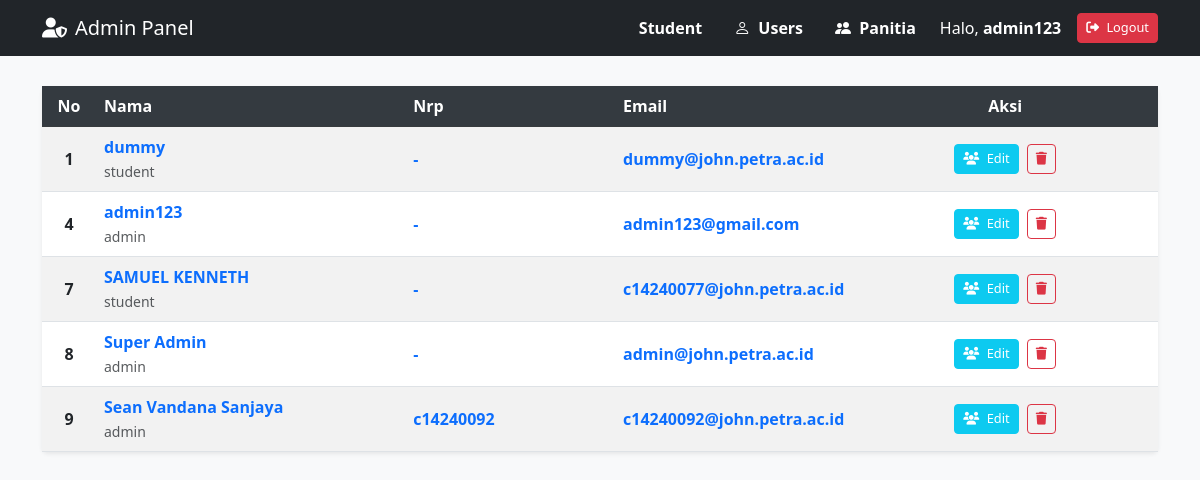
The page /ADMIN/user_view.php (signed in) on the database as committed earlier.
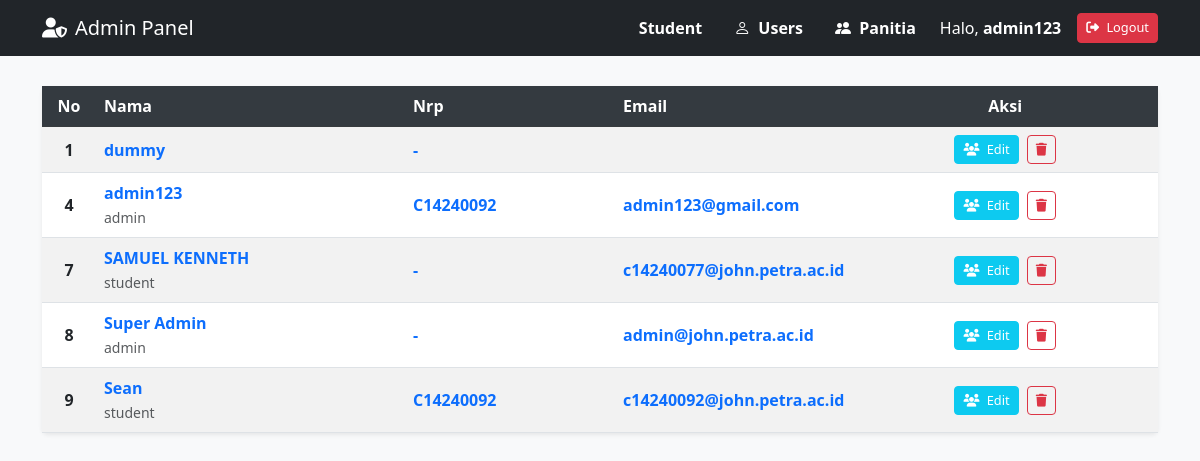
The same page on the database as committed later.
### tables this page shows
CREATE TABLE `users` (
  `id` int(100) NOT NULL,
  `name` varchar(100) NOT NULL,
  `password` varchar(255) NOT NULL,
  `email` varchar(100) NOT NULL,
  `nrp` varchar(20) DEFAULT NULL,
  `role` enum('admin','student') NOT NULL DEFAULT 'student',
  `biodata` text DEFAULT NULL,
  `profile_picture` varchar(255) DEFAULT NULL,
  `created_at` timestamp NOT NULL DEFAULT current_timestamp()
);

### ADMIN/user_view.php (the view, shortened to what this page needs)
<?php
require_once '../koneksi.php';
include("navbar_admin.php");
$query = "SELECT * FROM users ORDER BY id ASC";
$result = mysqli_query($conn, $query);
?>
<div class="container dashboard-container">
    <div class="card shadow-sm border-0">
        <div class="card-body p-0">
            <div class="table-responsive">
                <table class="table table-striped table-hover mb-0 align-middle">
                    <thead class="table-dark">
                        <tr>
                            <th class="text-center" width="5%">No</th>
                            <th width="30%">Nama</th>
                            <th width="20%">Nrp</th>
                            <th width="15%">Email</th>
                            <th class="text-center" width="30%">Aksi</th>
                        </tr>
                    </thead>
                    <tbody>
                        <?php
                        if (mysqli_num_rows($result) > 0) {
                            while ($e = mysqli_fetch_assoc($result)) {
                        ?>
                        <tr>
                            <td class="text-center fw-bold"><?= $e['id']; ?></td>
                            <td>
                                <span class="fw-semibold text-primary"><?= htmlspecialchars($e['name']) ?></span>
                                <br>
                                <small class="text-muted"><?= htmlspecialchars($e['role'] ?? '-') ?></small>
                            </td>
                            <td>
                                <span class="fw-semibold text-primary">
                                    <?= htmlspecialchars($e['nrp'] ?? '-') ?>
                                </span>
                            </td>
                            <td>
                                <span class="fw-semibold text-primary">
                                    <?= htmlspecialchars($e['email'] ?? '-') ?>
                                </span>
                            </td>
                            <td class="text-center">
                                <a href="user_edit.php?id=<?= $e['id'] ?>" class="btn btn-info btn-sm text-white me-1" title="edit user">
                                    <i class="fas fa-users me-1"></i> Edit
                                </a>
                                <a href="delete_user.php?id=<?= $e['id'] ?>" class="btn btn-outline-danger btn-sm" onclick="return confirm('Yakin hapus user ini?');">
                                    <i class="fas fa-trash"></i>
                                </a>
                            </td>
                        </tr>
                            <?php }
                            }?>
                    </tbody>
                </table>
            </div>
        </div>
    </div>
</div>

Rows that differ between the two databases and show on the page:
changed users "dummy": role "student" → (not shown); email "dummy@john.petra.ac.id" → (not shown)
changed users "admin123": nrp "-" → "C14240092"
changed users "c14240092@john.petra.ac.id": name "Sean Vandana Sanjaya" → "Sean"; role "admin" → "student"; nrp "c14240092" → "C14240092"
